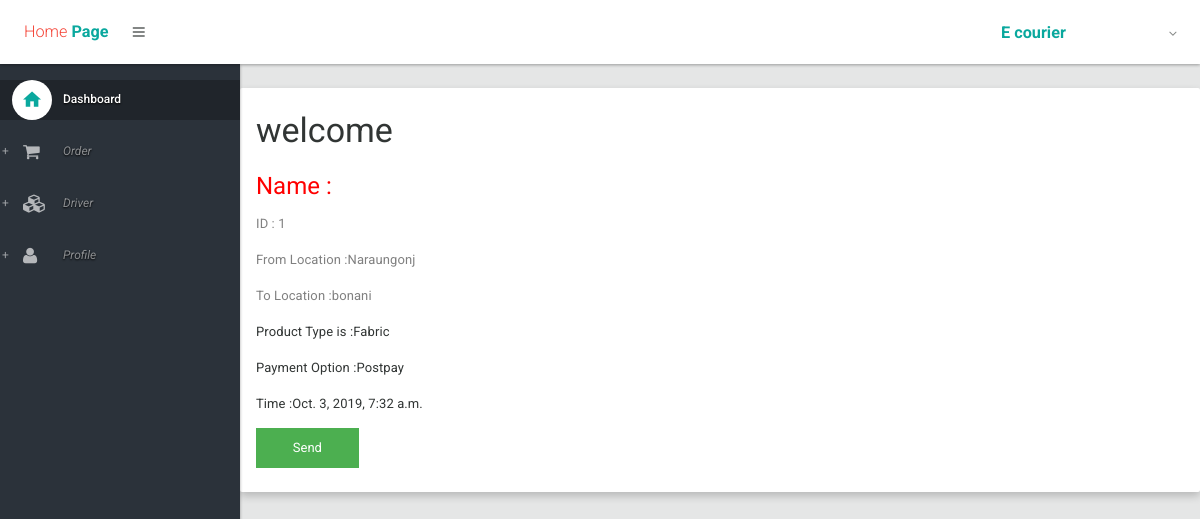
Page /delivery_service/see/1/ on the committed database.
### delivery_service/models.py (models this page shows, shortened)
class delivery_product(models.Model):
    from_location = models.CharField(max_length=100)
    to_location = models.CharField(max_length=100)
    product_type = models.ForeignKey(types_of_product,on_delete=models.CASCADE)
    weight = MeasurementField(measurement=Weight,null=True,blank=True)
    Date = models.DateTimeField(default=timezone.now)
    image = models.ImageField(upload_to='images/',null=True,blank=True)
    phone = models.CharField(max_length=20)
    payment_option = models.CharField(max_length=50)
    order_status = models.CharField(max_length=100, choices=OPTIONS2, default="0")

class types_of_product(models.Model):
	title=models.CharField(max_length=100)
	def __str__(self):
		return self.title

### delivery_service/views.py (the view)
# urls.py: path('see/<int:my_id>/', views.see, name='see'),
def see(request,my_id):
    obj = get_object_or_404(delivery_product,id=my_id)
    context={
        'object':obj
    }
    return render(request,"delivery_view_for_driver_send.html", context)

### delivery_service/templates/delivery_view_for_driver_send.html (shortened to what this page needs)
{% extends 'layout.html' %}
{% load bootstrap3 %}
{% block body %}
<html>
<head>
</head>
<body>
<br>
    <div class="card">
      <div class="container">
          <h1>welcome</h1>
       {% if object.from_location %}
        <form action="{% url 'delivery_service:send' object.id%}" method="post">
        <h2>Name : </h2>
        <p class="title">ID : {{ object.id }} </p>
        <p class="title">From Location :{{ object.from_location }}</p>
        <p class="title">To Location :{{ object.to_location }}</p>
        <p>Product Type is :{{ object.product_type }}</p>
        <p>Payment Option :{{ object.payment_option }}</p>
        <p>Time :{{ object.Date }}</p>
        <button type="submit" name="Accept" class="button">Send</button>
        </form>
          <br>
    {% endif %}
      </div>
        </div>
</body>
</html>
{% endblock %}

### delivery_service/templates/delivery_view_for_driver_send.html (style rules this page uses)
h2 { color: red; }
html { box-sizing: border-box; }
*, *:before, *:after { box-sizing: inherit; }
.card { box-shadow: 0 4px 8px 0 rgba(0, 0, 0, 0.2); }
.container { padding: 0 16px; }
.container::after, .row::after { content: ""; clear: both; display: table; }
.title { color: grey; }
.button { border: none; outline: 0; display: inline-block; padding: 8px; color: white; background-color: #4CAF50; text-align: center; cursor: pointer; width: 10%; }

### rows in the picture
delivery_product: id "1", from_location "Naraungonj", to_location "bonani", product_type "Fabric", payment_option "Postpay", Date "Oct. 3, 2019, 7:32 a.m."
